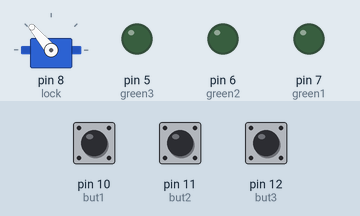
Simulated run of this sketch. Board: Arduino Uno, built with avr-gcc and run on an emulated ATmega328P. On the bench: servo, output pins drawn as LEDs (lit = HIGH). The test bench sets the inputs (shaded band); at power-on: pin 10 (but1) LOW, pin 11 (but2) LOW, pin 12 (but3) LOW.

Above: at 1.2 s.
1.3 s: pin 10 (but1) pulled HIGH for 0.15 s
At 1.6 s:
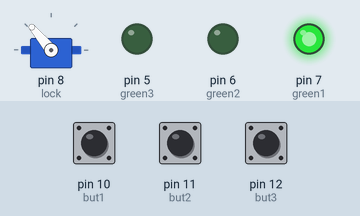
2.9 s: pin 11 (but2) pulled HIGH for 0.15 s
At 4.0 s:
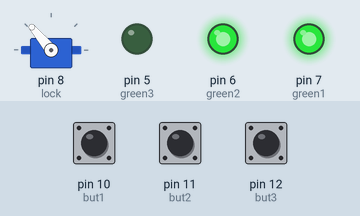
4.5 s: pin 12 (but3) pulled HIGH for 0.15 s
At 5.2 s:
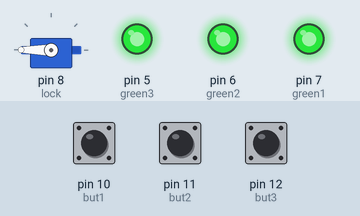
6.1 s: pin 10 (but1) pulled HIGH for 1 s
At 8.0 s:
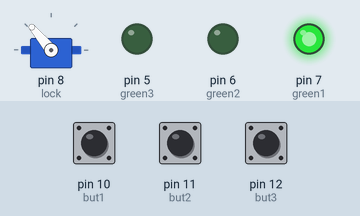
8.6 s: pin 11 (but2) pulled HIGH for 1 s
At 9.5 s:
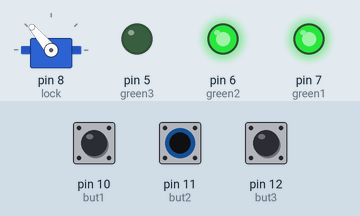
Timing chart, 0 to 11.6 s (numbered marks = the images above; inputs shaded):
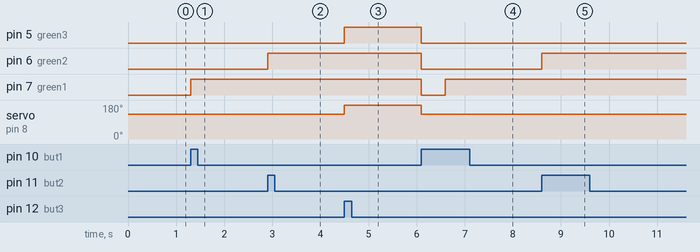

Measured:
- after the input at 1.3 s, pin 7 (green1): LOW → HIGH at once
- after the input at 2.9 s, pin 6 (green2): LOW → HIGH at once
- after the input at 4.5 s, pin 5 (green3): LOW → HIGH at once; servo on pin 8 (lock): 130° → 180° at once
- after the input at 6.1 s, pin 5 (green3), pin 6 (green2): HIGH → LOW at once; pin 7 (green1): HIGH → LOW at once, → HIGH 0.50 s later; servo on pin 8 (lock): 180° → 130° at once
- after the input at 8.6 s, pin 6 (green2): LOW → HIGH at once

The sketch:

lock_box.ino
```cpp
#include <Servo.h>
const int green1 = 7;
const int green2 = 6;
const int green3 = 5;
const int but1 = 10;
const int but2 = 11;
const int but3 = 12;
int butstate1 = 0;
int butstate2 = 0;
int butstate3 = 0;
int numlock;
Servo lock;

void setup() {
  // put your setup code here, to run once:
  pinMode(green1,OUTPUT);
  pinMode(green2,OUTPUT);
  pinMode(green3,OUTPUT);
  lock.attach(8);
  pinMode(but1,INPUT);
  pinMode(but2,INPUT);
  pinMode(but3,INPUT);
  lock.write(130);
  Serial.begin(9600);
}

void loop() {
  // put your main code here, to run repeatedly:

  butstate1 = digitalRead(but1);
  butstate2 = digitalRead(but2);
  butstate3 = digitalRead(but3);
  if (numlock == 0 && butstate1 == HIGH) {
    digitalWrite(green1,HIGH);
    numlock = 1;
    delay(500);
  }
  if (numlock == 1 && butstate2 == HIGH) {
    digitalWrite(green2,HIGH);
    numlock = 2;
    delay(500);
  }
  else if (numlock == 1 && butstate3 == HIGH) {
    digitalWrite(green1,LOW);
    digitalWrite(green2,LOW);
    numlock = 0;
  }
  /*if (numlock == 1 && butstate3 == HIGH) {
    digitalWrite(green1,LOW);
    digitalWrite(green2,LOW);
    numlock = 0;
    delay(500);
  }*/
  if (numlock == 2 && butstate3 == HIGH) {
    digitalWrite(green3,HIGH);
    lock.write(180);
    numlock = 3;
    delay(500);
  }
  if (numlock == 3 && butstate1 == HIGH) {
    digitalWrite(green1,LOW);
    digitalWrite(green2,LOW);
    digitalWrite(green3,LOW);
    lock.write(130);
    numlock = 0;
    delay(500);
  }
  if (numlock == 2 && butstate1 == HIGH) {
    digitalWrite(green1,LOW);
    digitalWrite(green2,LOW);
    digitalWrite(green3,LOW);
    numlock = 0;
    delay(500);
  }
  /*if (numlock == 2 && butstate2 == HIGH) {
    digitalWrite(green1,LOW);
    digitalWrite(green2,LOW);
    digitalWrite(green3,LOW);
    numlock = 0;
  }*/

}
```
